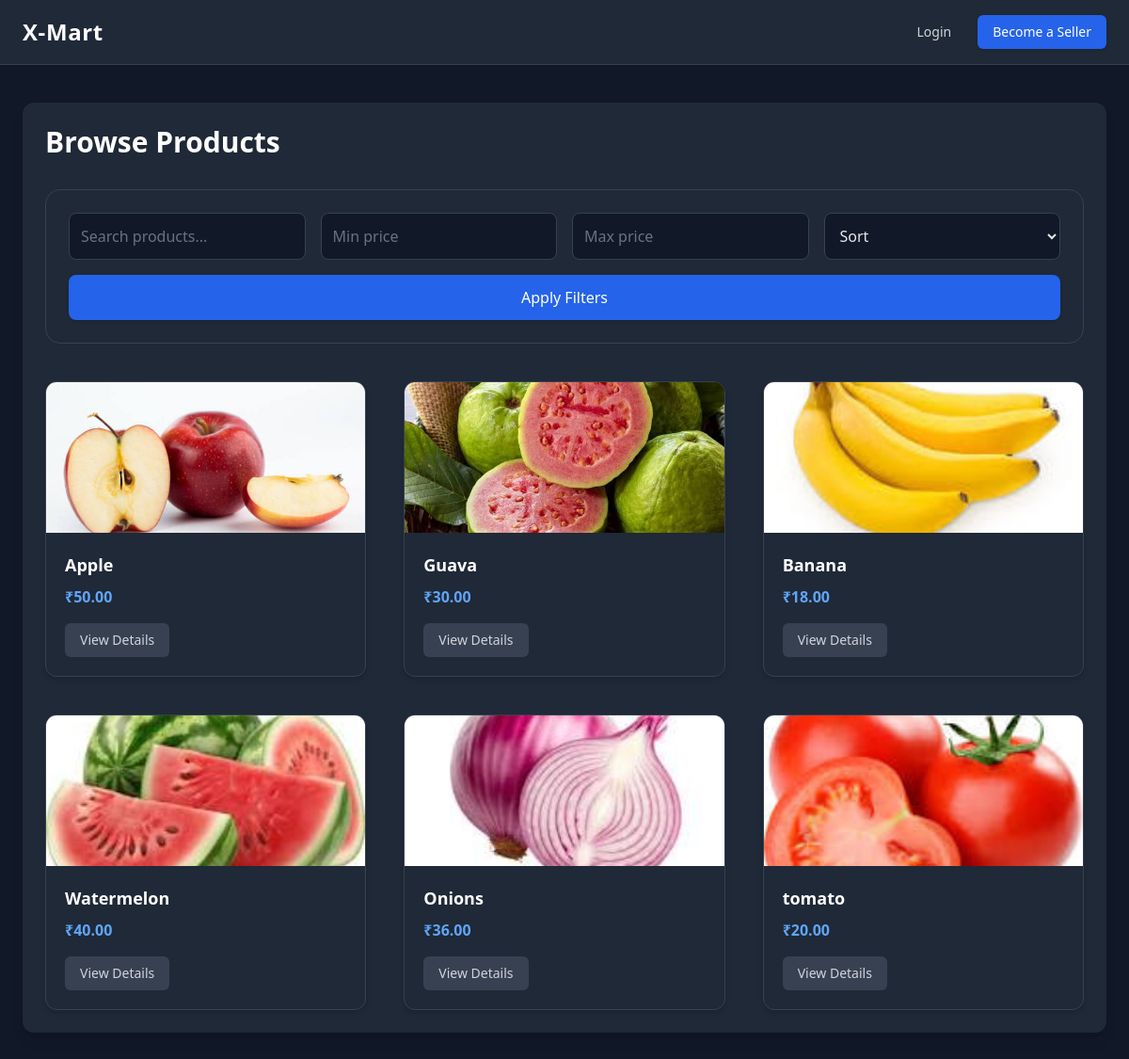
Screenshot of /products/ with the database file from the repository.
### playground/models.py (models this page shows, shortened)
class Product(models.Model):
    title = models.CharField(max_length=255)
    slug = models.SlugField(max_length=255, unique=True, blank=True)
    description = models.TextField(blank=True)
    base_price = models.DecimalField(max_digits=10, decimal_places=2)
    inventory = models.PositiveIntegerField(default=0)
    image = models.ImageField(upload_to='products/%Y/%m/%d/', blank=True, null=True)
    available = models.BooleanField(default=True)
    created = models.DateTimeField(auto_now_add=True)
    last_update = models.DateTimeField(auto_now=True)
    seller = models.ForeignKey(
        settings.AUTH_USER_MODEL,
        on_delete=models.CASCADE,
        related_name='products'
    )
    def get_current_price(self):
        price = self.base_price
        if self.inventory < 5:
            price *= Decimal('1.20')
        return price.quantize(Decimal('0.01'))

### playground/views.py (the view)
# urls.py: path('products/', views.browse_products, name='browse_products'),
def browse_products(request):
    products = Product.objects.filter(available=True)
    query = request.GET.get('q', '').strip()
    if query:
        products = products.filter(
            Q(title__icontains=query) |
            Q(description__icontains=query)
        )
    min_price = request.GET.get('min_price')
    max_price = request.GET.get('max_price')
    try:
        if min_price:
            min_price = Decimal(min_price)
            products = products.filter(base_price__gte=min_price)
    except InvalidOperation:
        min_price = None
    try:
        if max_price:
            max_price = Decimal(max_price)
            products = products.filter(base_price__lte=max_price)
    except InvalidOperation:
        max_price = None
    sort = request.GET.get('sort')
    if sort == 'price_low':
        products = products.order_by('base_price')
    elif sort == 'price_high':
        products = products.order_by('-base_price')
    elif sort == 'newest':
        products = products.order_by('-created')
    else:
        products = products.order_by('-created')
    return render(request, 'playground/browse_products.html', {
        'products': products,
        'query': query,
        'min_price': min_price,
        'max_price': max_price,
        'sort': sort,
    })

### playground/templates/playground/browse_products.html (shortened to what this page needs)
{% extends "base.html" %}
{% block content %}
<h1 class="text-3xl font-semibold text-white mb-8">
  Browse Products
</h1>
<form method="get"
      class="bg-gray-800 border border-gray-700 p-6 rounded-2xl mb-10 grid grid-cols-1 md:grid-cols-4 gap-4">
  <input type="text"
         name="q"
         placeholder="Search products..."
         value="{{ query }}"
         class="bg-gray-900 border border-gray-700 text-gray-200 placeholder-gray-500 p-3 rounded-lg focus:outline-none focus:ring-2 focus:ring-blue-500">
  <input type="number"
         name="min_price"
         placeholder="Min price"
         value="{{ min_price }}"
         class="bg-gray-900 border border-gray-700 text-gray-200 placeholder-gray-500 p-3 rounded-lg focus:outline-none focus:ring-2 focus:ring-blue-500">
  <input type="number"
         name="max_price"
         placeholder="Max price"
         value="{{ max_price }}"
         class="bg-gray-900 border border-gray-700 text-gray-200 placeholder-gray-500 p-3 rounded-lg focus:outline-none focus:ring-2 focus:ring-blue-500">
  <select name="sort"
          class="bg-gray-900 border border-gray-700 text-gray-200 p-3 rounded-lg focus:outline-none focus:ring-2 focus:ring-blue-500">
    <option value="">Sort</option>
  </select>
  <button
    class="md:col-span-4 bg-blue-600 hover:bg-blue-500 text-white py-3 rounded-lg font-medium transition shadow">
    Apply Filters
  </button>
</form>
{% if products %}
  <div class="grid grid-cols-1 sm:grid-cols-2 md:grid-cols-3 gap-10">
    {% for product in products %}
      <div class="bg-gray-800 border border-gray-700 rounded-xl overflow-hidden shadow-md hover:shadow-xl transition">
        {% if product.image %}
          <div class="h-40 overflow-hidden">
            <img src="{{ product.image.url }}"
                 alt="{{ product.title }}"
                 class="w-full h-full object-cover hover:scale-105 transition duration-300">
          </div>
        {% else %}
          <div class="h-40 bg-gray-700 flex items-center justify-center text-gray-400">
            No image
          </div>
        {% endif %}
        <div class="p-5 flex flex-col gap-2">
          <h2 class="text-lg font-semibold text-white truncate">
            {{ product.title }}
          </h2>
          <p class="text-blue-400 font-bold">
            ₹{{ product.get_current_price }}
          </p>
          <a href="{% url 'playground:product_detail' product.id %}"
             class="mt-2 text-sm font-medium text-gray-300 hover:text-white bg-gray-700 hover:bg-gray-600 px-4 py-2 rounded-md transition w-fit">
            View Details
          </a>
        </div>
      </div>
    {% endfor %}
  </div>
{% else %}
  <p class="text-gray-400">
    No products found.
  </p>
{% endif %}
{% endblock %}

### rows the page displays
Product: image (picture), title "Apple", get_current_price "50.00"
Product: image (picture), title "Guava", get_current_price "30.00"
Product: image (picture), title "Banana", get_current_price "18.00"
Product: image (picture), title "Watermelon", get_current_price "40.00"
Product: image (picture), title "Onions", get_current_price "36.00"
Product: image (picture), title "tomato", get_current_price "20.00"
